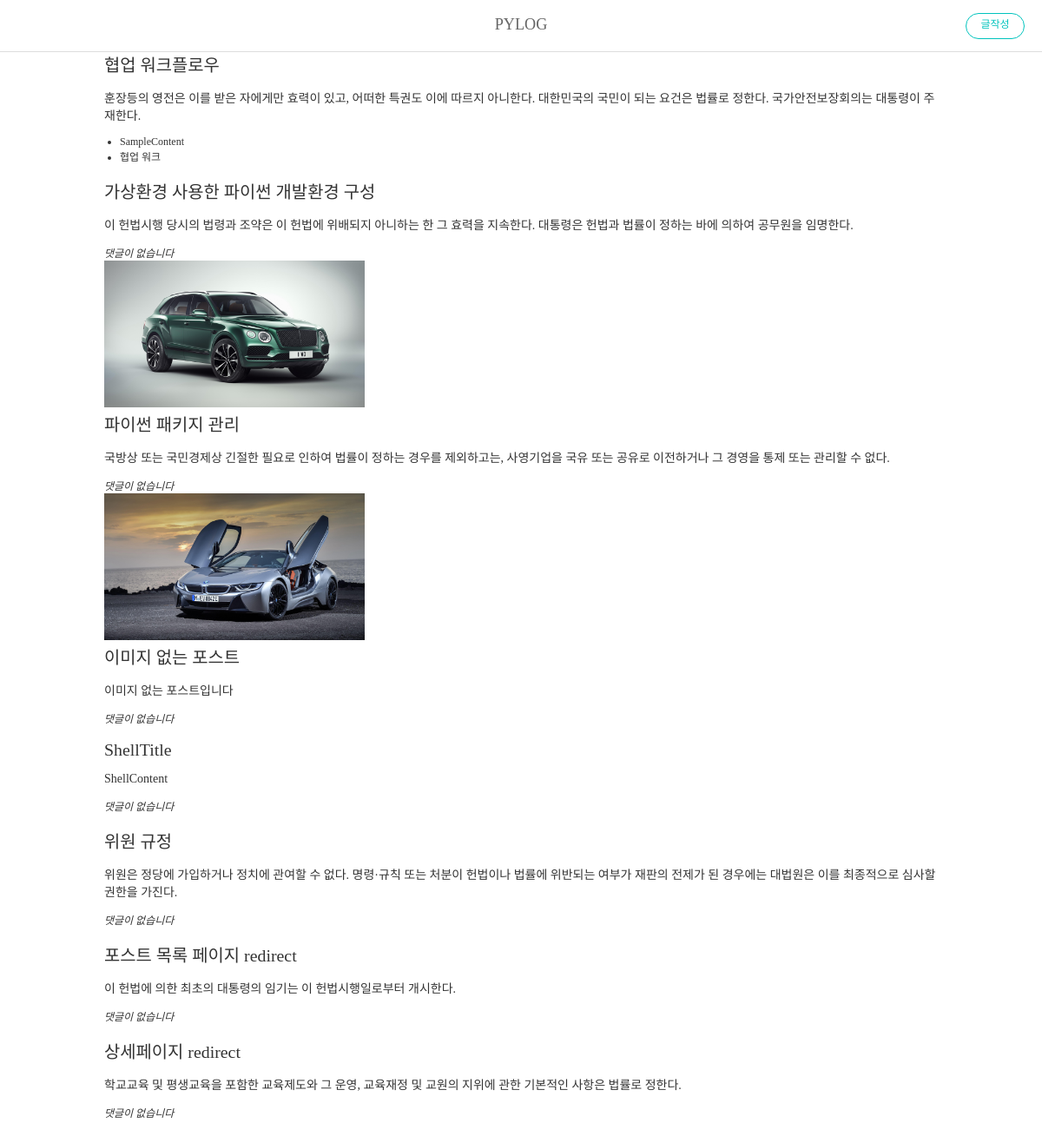
/posts/, run on the app's committed database.
### blog/models.py (models this page shows, shortened)
class Post(models.Model):
    title = models.CharField("포스트 제목", max_length = 100)
    content = models.TextField("포스트 내용")
    thumbnail = models.ImageField("썸네일 이미지", upload_to="post", blank = True)
    def __str__(self):
        return self.title

class Comment(models.Model):
    post = models.ForeignKey(Post, on_delete = models.CASCADE)
    content = models.TextField("댓글 내용")

### blog/views.py (the view)
# urls.py: path("posts/", views.post_list),
def post_list(request):
    posts = Post.objects.all()
    print("전체 POST", posts) # 아래 코딩란에 내가 찾은 posts 프린트됨
    context = {
        "posts" : posts,
    }
    return render(request, "post_list.html", context)

### blog/templates/post_list.html
{% load static %}
<!DOCTYPE html>
<html lang="ko">
    <head>
        <link rel="stylesheet" href = "{% static 'css/style.css' %}">
    </head>
    <body>
        <div id="navbar">
            <span>PYLOG</span>
            <a href="/posts/add" class="btn btn-primary"> 글작성 </a>
        </div>
        <div id = "post-list">
            <ul class = "posts">
            {% for post in posts %}
                <div>
                    <li class = "post">
                        <h2><a href="/posts/{{ post.id }}/">{{ post.title }}</a></h2>
                        <p>{{ post.content }}</p>
                        <ul class = "comments">
                            {% for comment in post.comment_set.all %}
                                <li class="comment">{{comment.content}}</li>
                            {% empty %}
                                <li class="comment-empty">댓글이 없습니다</li>
                            {% endfor %}
                        </ul>
                        {% if post.thumbnail %}
                            <img src="{{ post.thumbnail.url }}" width=300 alt="">
                        {% else %}
                            <img src = "" alt="">
                        {% endif %}
                    </li>
                </div>
            {% endfor %}
            </ul>
        </div>
    </body>
</html>

### static/css/style.css (style rules this page uses)
ul, ol { list-style: none; padding: 0; margin: 0; }
h1, h2, h3, h4, h5, h6 { padding: 0; margin: 0; font-weight: 300; }
h2 { font-size: 1.42rem; }
a { text-decoration: none; color: #333; }
html { margin: 0; font-family: "Noto Sans KR", serif; font-weight: 300; font-size: 14px; color: #333; height: 100%; }
body { margin: 0; height: 100%; }
#navbar { position: fixed; top: 0; width: 100%; z-index: 999; display: flex; flex-direction: row; flex-wrap: nowrap; justify-content: center; align-items: center; background-color: rgba(255, 255, 255, 0.9); color: #666; font-size: 1.3rem; height: 59px; border-bottom: 1px solid #ddd; }
#navbar > span { margin-top: -2px; }
#navbar .btn { position: absolute; right: 20px; }
.btn { width: 66px; height: 30px; line-height: 25px; background-color: #fff; border-radius: 15px; transition-duration: 0.3s; transition-timing-function: ease; font-size: 12px; cursor: pointer; text-align: center; }
a.btn { height: 28px; }
.btn-primary { border: 1px solid #00c3bd; color: #00c3bd; }
ul.comments { font-size: 12px; }
ul.comments > li.comment { list-style: disc; margin-left: 1.5em; }
ul.comments > li.comment-empty { font-style: italic; }
#post-list { padding: 59px 0; }
ul.posts { display: flex; flex-direction: column; margin: 0 auto; max-width: 960px; padding: 0 20px; }

### data on the page
Post: title "협업 워크플로우", content "훈장등의 영전은 이를 받은 자에게만 효력이 있고, 어떠한 특권도 이에 따르지 아니한다. 대한민국의 국민이 되는 요건은 법률로 정한다. 국가안전보장회의는 대통령이 주재한다."
Comment: content "SampleContent"
Comment: content "협업 워크"
Post: title "가상환경 사용한 파이썬 개발환경 구성", content "이 헌법시행 당시의 법령과 조약은 이 헌법에 위배되지 아니하는 한 그 효력을 지속한다. 대통령은 헌법과 법률이 정하는 바에 의하여 공무원을 임명한다.", thumbnail (picture)
Post: title "파이썬 패키지 관리", content "국방상 또는 국민경제상 긴절한 필요로 인하여 법률이 정하는 경우를 제외하고는, 사영기업을 국유 또는 공유로 이전하거나 그 경영을 통제 또는 관리할 수 없다.", thumbnail (picture)
Post: title "이미지 없는 포스트", content "이미지 없는 포스트입니다"
Post: title "ShellTitle", content "ShellContent"
Post: title "위원 규정", content "위원은 정당에 가입하거나 정치에 관여할 수 없다. 명령·규칙 또는 처분이 헌법이나 법률에 위반되는 여부가 재판의 전제가 된 경우에는 대법원은 이를 최종적으로 심사할 권한을 가진다."
Post: title "포스트 목록 페이지 redirect", content "이 헌법에 의한 최초의 대통령의 임기는 이 헌법시행일로부터 개시한다."
Post: title "상세페이지 redirect", content "학교교육 및 평생교육을 포함한 교육제도와 그 운영, 교육재정 및 교원의 지위에 관한 기본적인 사항은 법률로 정한다."
